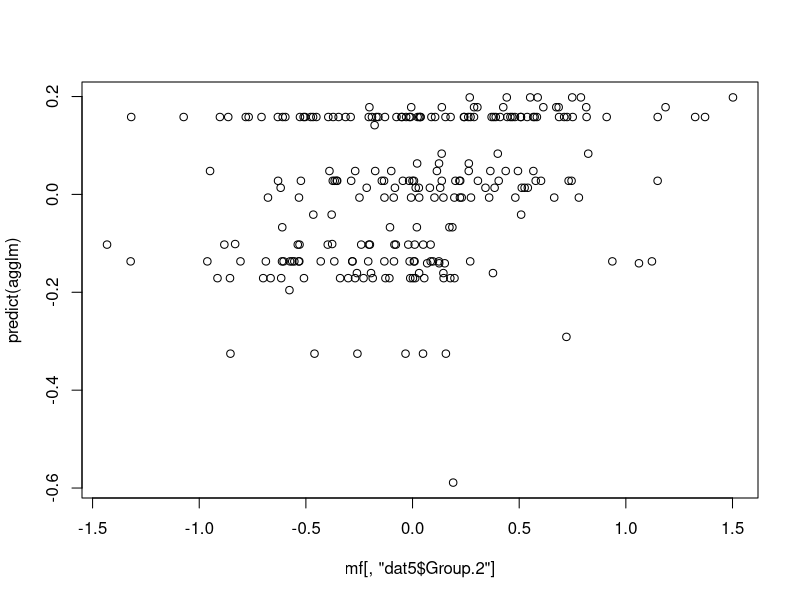
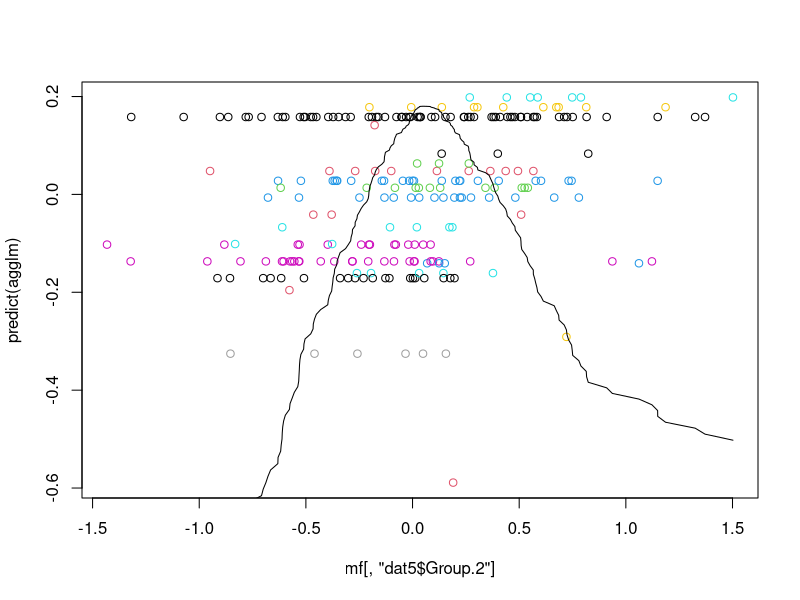

Write R code to recreate these figures, in order.
## ---- chunk 1
library(tidyr)
dat1 <- read.csv(file="ENSG115944.csv" )
str(dat1)
dat2 <- read.csv(file="ENS115944STRup2.csv",header=FALSE )
dat3 <- merge(dat1,dat2[,c("V1","V42")],by.="Gene",by.y="V1")
dat4 <- droplevels(dat3)
### V42 is the start postion we want. start = 42625365
dat4$STR <- as.numeric(as.character(dat4$V42))
dat4$STRquad <- dat4$STR**2
seplm <- lm(dat4$Response ~ dat4$STR + dat4$STRquad)
summary(seplm)
summary(lm(dat4$Response ~ dat4$STR))

dat5 <- aggregate(dat4[,c("STR","STRquad")],by=list(dat4$Gene,dat4$Response),FUN=sum,na.rm=TRUE)

agglm <- lm(dat5$Group.2~ dat5$STR+dat5$STRquad)
summary(agglm)

#agglmcat <- lm(dat5$Group.2~ as.factor(dat5$STR)+as.factor(dat5$STRquad))
#summary(agglmcat)

summary(lm(dat5$Group.2~ dat5$STR))

mf <- model.frame(agglm)
plot(mf[,"dat5$Group.2"],predict(agglm))
xvals <- seq(-24,14,length.out=246)
fitvals <- 0.158 -0.0144*xvals - 0.00234*xvals**2
plot(mf[,"dat5$Group.2"],predict(agglm),col=as.factor(mf[,"dat5$STR"]))
lines(mf[,"dat5$Group.2"],fitvals)
